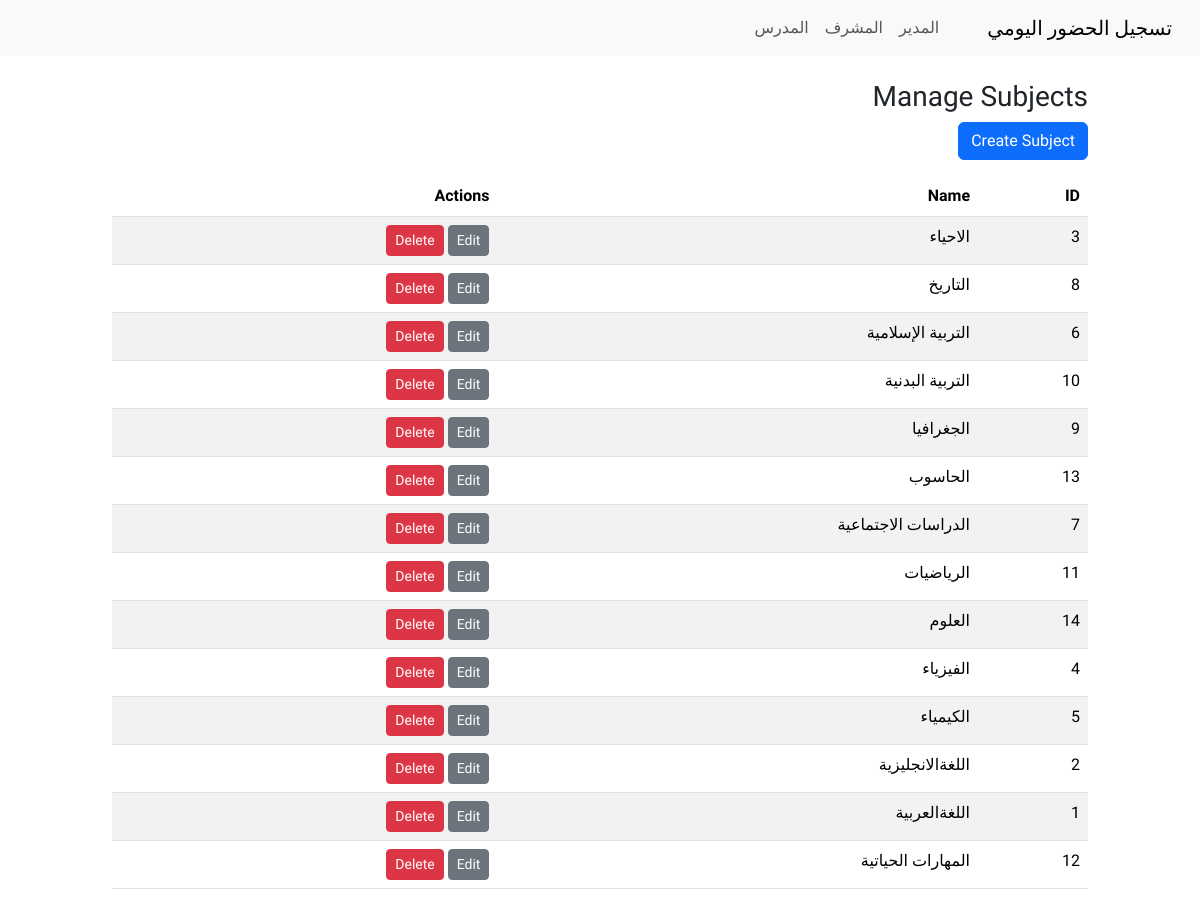
Screenshot of /admin/subjects (signed in) with the database file from the repository.
### tables this page shows
CREATE TABLE subject (
	id INTEGER NOT NULL, 
	name VARCHAR(120) NOT NULL, 
	PRIMARY KEY (id)
);

### app.py (the view)
@app.route('/admin/subjects')
@login_required
def admin_subjects():
    if not admin_required():
        return redirect(url_for('index'))
    conn = get_db()
    rows = conn.execute("SELECT * FROM subject ORDER BY name").fetchall()
    subjects = [RowObject(r) for r in rows]
    return render_template('admin_subjects.html', subjects=subjects)

### app.py (called while the page is built)
def get_db():
    db_conn = getattr(g, '_database', None)
    if db_conn is None:
        db_conn = sqlite3.connect(DATABASE, detect_types=sqlite3.PARSE_DECLTYPES)
        db_conn.row_factory = sqlite3.Row
        g._database = db_conn
    return db_conn

@login_manager.user_loader
def load_user(user_id):
    conn = get_db()
    row = conn.execute("SELECT * FROM user WHERE id = ?", (int(user_id),)).fetchone()
    return SimpleUser(row) if row else None

def admin_required():
    if not current_user.is_authenticated or current_user.role != 'admin':
        flash('Unauthorized', 'danger')
        return False
    return True

    def __getattr__(self, name):
        try:
            return self._r[name]
        except Exception:
            raise AttributeError(name)

### templates/admin_subjects.html
{% extends 'layout.html' %}
{% block content %}
<h3>Manage Subjects</h3>
<a class="btn btn-primary mb-3" href="{{ url_for('admin_subjects_create') }}">Create Subject</a>
<table class="table table-striped">
    <thead>
        <tr>
            <th>ID</th>
            <th>Name</th>
            <th>Actions</th>
        </tr>
    </thead>
    <tbody>
        {% for s in subjects %}
        <tr>
            <td>{{s.id}}</td>
            <td>{{s.name}}</td>
            <td>
                <a class="btn btn-sm btn-secondary"
                    href="{{ url_for('admin_subjects_edit', subject_id=s.id) }}">Edit</a>
                <form method="post" action="{{ url_for('admin_subjects_delete', subject_id=s.id) }}"
                    style="display:inline-block" onsubmit="return confirm('Delete subject?')">
                    <button class="btn btn-sm btn-danger">Delete</button>
                </form>
            </td>
        </tr>
        {% endfor %}
    </tbody>
</table>
{% endblock %}

### static/css/style.css (style rules this page uses)
body { font-family: 'Tajawal', Tahoma, Geneva, Verdana, sans-serif; }

### rows the page displays
subject: name "الاحياء"
subject: name "التاريخ"
subject: name "التربية الإسلامية"
subject: name "التربية البدنية"
subject: name "الجغرافيا"
subject: name "الحاسوب"
subject: name "الدراسات الاجتماعية"
subject: name "الرياضيات"
subject: name "العلوم"
subject: name "الفيزياء"
subject: name "الكيمياء"
subject: name "اللغةالانجليزية"
subject: name "اللغةالعربية"
subject: name "المهارات الحياتية"

### other values shown
{{ s.id }} "3" "8" "6" "10" "9" "13" "7" "11" "14" "4" "5" "2" "1" "12"
